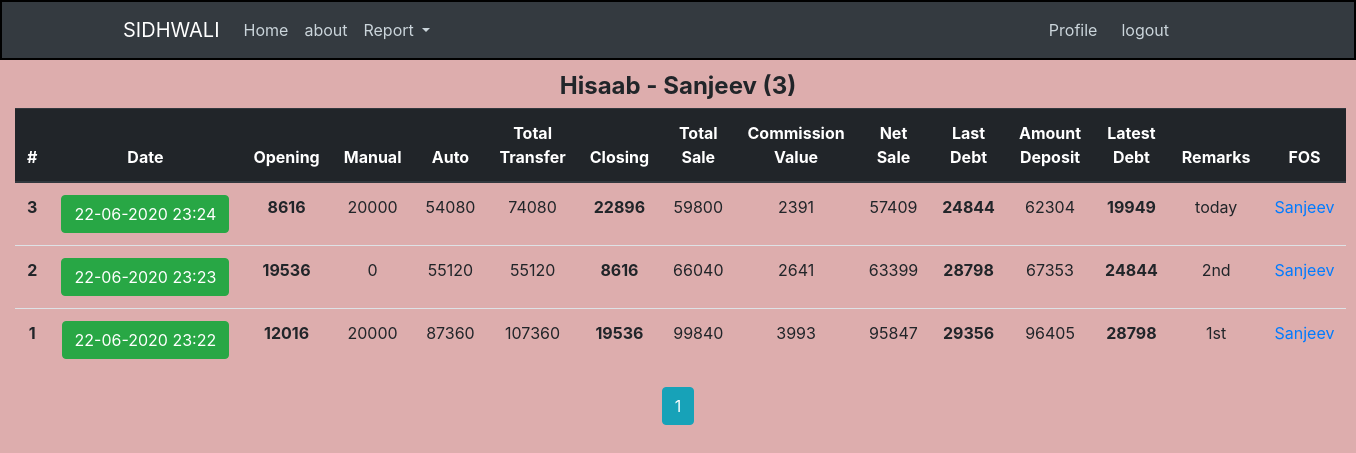
The page /home/user/Sanjeev (signed in) on the database its author committed.
### crm/models.py (models this page shows, shortened)
class User(db.Model, UserMixin):
    id = db.Column(db.Integer, primary_key=True)
    username = db.Column(db.String(20), unique=True, nullable=False)
    email = db.Column(db.String(120), unique=True, nullable=False)
    image_file = db.Column(db.String(20), nullable=False, default="default.jpeg")
    password = db.Column(db.String(20), nullable=False)
    pos_id = db.Column(db.Integer, unique=True, nullable=False)
    hisaab = db.relationship("Hisaab", backref="fos", lazy="dynamic")

class Hisaab(db.Model):
    id = db.Column(db.Integer, primary_key=True)
    date = db.Column(db.DateTime, nullable=False, default=datetime.now)
    open_bal = db.Column(db.Integer, nullable=False, default=0)
    manual_trans = db.Column(db.Integer, nullable=False, default=0)
    auto_trans = db.Column(db.Integer, nullable=False, default=0)
    closing = db.Column(db.Integer, nullable=False, default=0)
    total_trans = db.Column(db.Integer, default=0)
    total_sale = db.Column(db.Integer, default=0)
    commission_value = db.Column(db.Integer, default=0)
    net_sale = db.Column(db.Integer, default=0)
    last_debt = db.Column(db.Integer, nullable=False, default=0)
    amt_received = db.Column(db.Integer, nullable=False, default=0)
    latest_debt = db.Column(db.Integer, default=0)
    remarks = db.Column(db.Text, nullable=False)
    user_id = db.Column(db.Integer, db.ForeignKey("user.id"), nullable=False)

### crm/routes.py (the view)
@app.route("/home/user/<string:username>")
@login_required
def user_hisaab(username):
    page = request.args.get("page", 1, type=int)
    user = User.query.filter_by(username=username).first_or_404()
    hisaab = (
        Hisaab.query.filter_by(fos=user)
        .order_by(Hisaab.date.desc())
        .paginate(page=page, per_page=5)
    )
    return render_template(
        "user_hisaab.html",
        title=current_user.username + " Report",
        hisaab=hisaab,
        admin=admin,
        user=user,
    )

### crm/models.py (called while the page is built)
@login_manager.user_loader
def load_user(user_id):
    return User.query.get(int(user_id))

### crm/templates/user_hisaab.html
{% extends "index.html" %}
{% block content  %}
<div class="container-fluid text-center mt-2">
   <legend class="font-weight-bold mb-1">Hisaab - {{ user.username }} ({{ hisaab.total }})</legend>
   <table class="table">
      <thead class="thead-dark">
         <tr>
            <th scope="col">#</th>
            <th scope="col">Date</th>
            <th scope="col">Opening</th>
            <th scope="col">Manual</th>
            <th scope="col">Auto</th>
            <th scope="col">Total Transfer</th>
            <th scope="col">Closing</th>
            <th scope="col">Total Sale</th>
            <th scope="col">Commission Value</th>
            <th scope="col">Net Sale</th>
            <th scope="col">Last Debt</th>
            <th scope="col">Amount Deposit</th>
            <th scope="col">Latest Debt</th>
            <th scope="col">Remarks</th>
            {% if current_user.username == admin %}
            <th scope="col">FOS</th>
            {% endif %}
         </tr>
      </thead>
      <tbody>
         {% for hisaab in hisaab.items %}
         <tr>
            <th scope="row">{{ hisaab.id }}</th>
            <td><a class="btn btn-success"
                  href="{{ url_for('single_hisaab', hisaab_id=hisaab.id) }}">{{ hisaab.date.strftime("%d-%m-%Y %H:%M") }}</a>
            </td>
            <td><strong>{{ hisaab.open_bal }}</strong></td>
            <td>{{ hisaab.manual_trans }}</td>
            <td>{{ hisaab.auto_trans }}</td>
            <td>{{ hisaab.total_trans }}</td>
            <td><strong>{{ hisaab.closing }}</strong></td>
            <td>{{ hisaab.total_sale }}</td>
            <td>{{ hisaab.commission_value }}</td>
            <td>{{ hisaab.net_sale }}</td>
            <td><strong>{{ hisaab.last_debt }}</strong></td>
            <td>{{ hisaab.amt_received }}</td>
            <td><strong>{{ hisaab.latest_debt }}</strong></td>
            <td>{{ hisaab.remarks }}</td>
            {% if current_user.username == admin %}
            <td><a href="{{ url_for('user_hisaab', username=hisaab.fos.username) }}">{{ hisaab.fos.username }}</a></td>
            {% endif %}
         </tr>
         {% endfor %}
      </tbody>
   </table>
   {% for page_num in hisaab.iter_pages(left_edge=1, right_edge=1, left_current=1, right_current=3) %}
   {% if page_num %}
   {% if hisaab.page == page_num %}
   <a class="btn btn-info mb-4"
      href="{{ url_for('user_hisaab', username=user.username, page=page_num) }}">{{ page_num }}</a>
   {% else %}
   <a class="btn btn-outline-info mb-4"
      href="{{ url_for('user_hisaab', username=user.username, page=page_num) }}">{{ page_num }}</a>
   {% endif %}
   {% else %}
   ...
   {% endif %}
   {% endfor %}
</div>
{% endblock content %}

### crm/static/main.css (style rules this page uses)
body { background-color: rgb(221, 173, 173); }

### rows shown on the page
User: username "Sanjeev"
Hisaab: id "3", date "22-06-2020 23:24", open_bal "8616", manual_trans "20000", auto_trans "54080", total_trans "74080", closing "22896", total_sale "59800", commission_value "2391", net_sale "57409", last_debt "24844", amt_received "62304", latest_debt "19949", remarks "today", fos.username "Sanjeev"
Hisaab: id "2", date "22-06-2020 23:23", open_bal "19536", manual_trans "0", auto_trans "55120", total_trans "55120", closing "8616", total_sale "66040", commission_value "2641", net_sale "63399", last_debt "28798", amt_received "67353", latest_debt "24844", remarks "2nd", fos.username "Sanjeev"
Hisaab: id "1", date "22-06-2020 23:22", open_bal "12016", manual_trans "20000", auto_trans "87360", total_trans "107360", closing "19536", total_sale "99840", commission_value "3993", net_sale "95847", last_debt "29356", amt_received "96405", latest_debt "28798", remarks "1st", fos.username "Sanjeev"

### other values the page prints
{{ hisaab.total }} "3"
{{ page_num }} "1"
